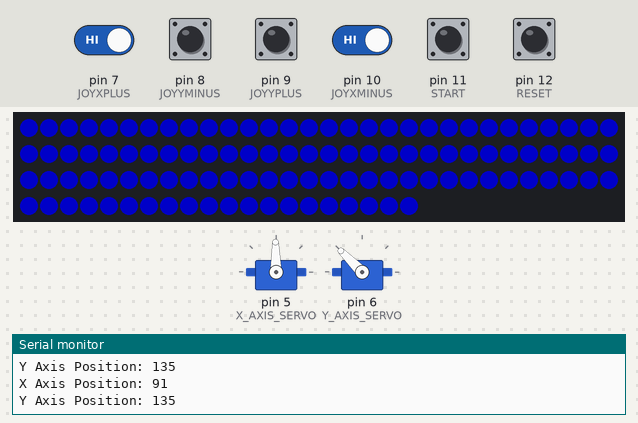
Bench run of a sketch on a simulated Arduino Uno, built with avr-gcc and run on an emulated ATmega328P. On the bench: 2 × servo, 110 RGB LEDs in strip order, left to right, continuing on the next row, the last lines printed to the serial monitor. The inputs (shaded band) are chosen by the test bench; at power-on: pin 7 (JOYXPLUS), pin 8 (JOYYMINUS), pin 9 (JOYYPLUS), pin 10 (JOYXMINUS) HIGH, pin 11 (START), pin 12 (RESET) LOW. Dim RGB values are drawn brighter than linear.

Above: at 4.2 s.
4.3 s: pin 11 (START) pulled HIGH for 0.15 s
At 4.38 s:
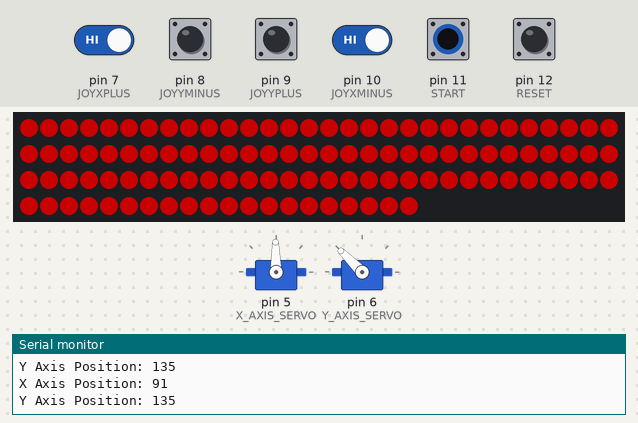
5.9 s: pin 7 (JOYXPLUS) driven LOW
At 6.75 s:
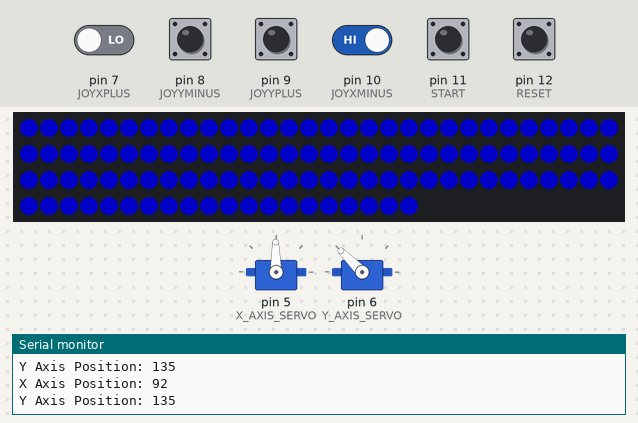
8.4 s: pin 12 (RESET) pulled HIGH for 1 s
10.9 s: pin 11 (START) pulled HIGH for 1 s
At 11.3 s:
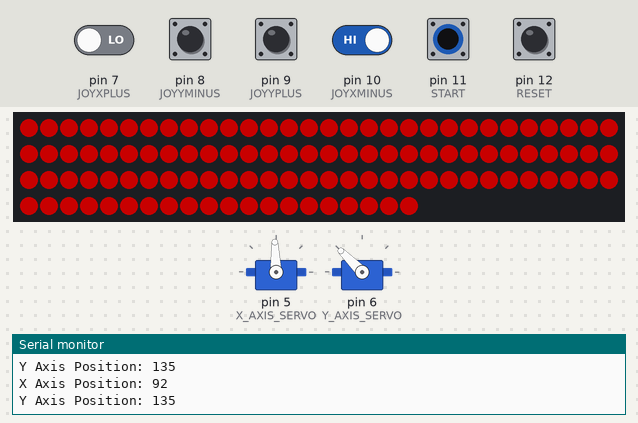
14.9 s: pin 10 (JOYXMINUS) driven LOW
17.6 s: pin 12 (RESET) pulled HIGH for 1 s
Timing chart, 0 to 22.6 s (numbered marks = the images above; inputs shaded):
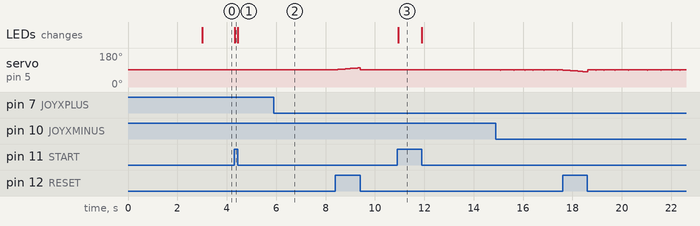

Measured:
- after the input at 4.3 s, the LEDs: change at once (image 1)
- after the input at 5.9 s, servo on pin 5 (X_AXIS_SERVO): 91° → 92° after 0.41 s, then repeats every 0.44 s: 91° 0.10 s, 92° 0.01 s, 91° 0.32 s, 92° 0.01 s
- after the input at 10.9 s, the LEDs: change after 0.05 s (image 3)

The sketch:

EEESatellite.ino
```cpp
/*
 * This is the firmware for the EEE Satellite Dish arcade game for the 2019 SELA exhibition at GUTS. This game lets users control
 * the positioning of a Satellite Dish and align it with a Satellite dish on the moon inside the game cabinet to produce the best
 * signal strength. This game is partnered with the EEE Sine Waves game that has users match a set of AM Double Sideband Signals.
 *
 * AUTHOR: Sam Maxwell
 * DATE: 21/03/2019
 */

 //LIBRARIES
 #include <Servo.h>
 #include <FastLED.h>

 //OBJECTS
 Servo xAxisServo;
 Servo yAxisServo;

 //DEFINITIONS
 //LED Definitions
 #define NUM_LEDS 110
 #define LED_PIN 2
 #define LED_TYPE    WS2811
 #define COLOR_ORDER GRB
 #define MAX_BRIGHTNESS  100

 //Servo Definitions
 #define X_AXIS_SERVO 5
 #define Y_AXIS_SERVO 6
 #define X_AXIS_MIN 78
 #define X_AXIS_MAX 105
 #define Y_AXIS_MIN 120
 #define Y_AXIS_MAX 150

 //Button Definitions
 #define START 11
 #define RESET 12
 #define JOYXPLUS 7
 #define JOYXMINUS 10
 #define JOYYPLUS 9
 #define JOYYMINUS 8

 //Game Definitions
 #define TARGET_X_VAL 80
 #define TARGET_Y_VAL 141

 //VARIABLES
 //Servo Variables
 int xAxisServoPosition = int((X_AXIS_MAX - X_AXIS_MIN) / 2);
 int yAxisServoPosition = int((Y_AXIS_MAX - Y_AXIS_MIN) / 2);

 //LED Variables
 CRGB ledArray[NUM_LEDS];
 CRGBPalette16 currentPalette;
 TBlendType currentBlending;

 //Game Variables
 bool gameFinished = false;
 bool gameReset = false;

 //FUNCTIONS
 //SWITCH FUNCTIONS
 //Function used to read the state of one of the game switches
 bool readSwitch(int pinNumber){
  bool switchState = digitalRead(pinNumber);
  return switchState;
 }

 //Function used to read the state of the start button
 bool readStartButton(){
  return !readSwitch(START);
 }

 //Function used to read the state of the reset button
 bool readResetButton(){
  return !readSwitch(RESET);
 }

 //Function used to read the state of the Joystick, returns value from 1 to 4 (1 = UP, 2 = RIGHT, 3 = DOWN, 4 = LEFT)
 int readJoystick(){
  int joyVal = 0;

  //If the Switch is Up
  if (!readSwitch(JOYYPLUS)){
    joyVal = 1;
  }

  //If the Switch is Down
  if (!readSwitch(JOYYMINUS)){
    joyVal = 3;
  }

  //If the Switch is Left
  if (!readSwitch(JOYXPLUS)){
    joyVal = 4;
  }

  //If the Switch is Right
  if (!readSwitch(JOYXMINUS)){
    joyVal = 2;
  }

  return joyVal;
 }

 //Function to decode the Joystick value to a Servo Position Increase or Decrease
 void decodeJoystickVal(int joyVal){
  switch(joyVal){
    case 3:
      if(yAxisServoPosition < Y_AXIS_MAX){
        yAxisServoPosition += 1;
      }
      break;
    case 2:
      if(xAxisServoPosition > X_AXIS_MIN){
        xAxisServoPosition -= 1;
      }
      break;
    case 1:
      if(yAxisServoPosition > Y_AXIS_MIN){
        yAxisServoPosition -= 1;
      }
      break;
    case 4:
      if(xAxisServoPosition < X_AXIS_MAX){
        xAxisServoPosition += 1;
      }
      break;
    default:
      break;
  }
 }

 //LED CONTROL FUNCTIONS
 //Function used to fill LEDs a Specific Colour
 void fillLEDsFromColour(CRGB::HTMLColorCode ledColour){
  for(int ledIndex = 0; ledIndex < NUM_LEDS; ledIndex++){
    ledArray[ledIndex] = ledColour;
  }

  FastLED.show();
 }

 //Function used to fill the current LED Colours from the currently selected Colour Pallete
 void fillLEDsFromPaletteColors(int colorIndex){
    for(int ledIndex = 0; ledIndex < NUM_LEDS; ledIndex++) {
        ledArray[ledIndex] = ColorFromPalette(currentPalette, colorIndex, MAX_BRIGHTNESS, currentBlending);
        colorIndex += 3;
    }
 }

 //Function used to fill the current LEDs Blue
 void fillLEDsBlue(){
    fillLEDsFromColour(CRGB::Blue);
 }

 //Function used to fill the current LEDs Green
 void fillLEDsGreen(){
    fillLEDsFromColour(CRGB::Green);
 }

 //GAME FUNCTIONS
 bool satelliteAlligned(){
  bool satelliteAllignedCorrectly = false;

  if(xAxisServoPosition == TARGET_X_VAL && yAxisServoPosition == TARGET_Y_VAL){
    satelliteAllignedCorrectly = true;
  }

  return satelliteAllignedCorrectly;
 }

 //MAIN CODE
 void setup(){
  //Power Up Safety Delay
  delay(2000);

  //Setting up digital pin settings
  pinMode(START, INPUT);
  pinMode(RESET, INPUT);
  pinMode(JOYXPLUS, INPUT);
  pinMode(JOYXMINUS, INPUT);
  pinMode(JOYYPLUS, INPUT);
  pinMode(JOYYMINUS, INPUT);

  //Setting up the Serial Monitor
  Serial.begin(9600);
  Serial.println("Program Starting");

  //Setting up the LED String
  FastLED.addLeds<LED_TYPE, LED_PIN, COLOR_ORDER>(ledArray, NUM_LEDS).setCorrection( TypicalLEDStrip );
  FastLED.setBrightness(MAX_BRIGHTNESS);

  //Setting up the Servo Controls
  xAxisServo.attach(X_AXIS_SERVO);
  yAxisServo.attach(Y_AXIS_SERVO);

  //Centering the Servos
  xAxisServo.write(int((X_AXIS_MAX - X_AXIS_MIN) / 2 + X_AXIS_MIN));
  yAxisServo.write(int((Y_AXIS_MAX - Y_AXIS_MIN) / 2 + Y_AXIS_MIN));

  delay(1000);
 }

 void loop(){
  //ATTRACTION MODE
  fillLEDsFromColour(CRGB::Red);

  //Waiting until User wants to start game
  while(readStartButton() == false){
  }

  //GAME START
  //Resetting the Game State
  gameFinished = false;
  gameReset = false;

  //Recentering the Game Servos
  xAxisServoPosition = int((X_AXIS_MAX - X_AXIS_MIN) / 2 + X_AXIS_MIN);
  yAxisServoPosition = int((Y_AXIS_MAX - Y_AXIS_MIN) / 2 + Y_AXIS_MIN);
  xAxisServo.write(xAxisServoPosition);
  yAxisServo.write(yAxisServoPosition);

  //Setting the LEDs to bright Blue
  fillLEDsBlue();

  //Beginning the main game loop
  while(gameFinished == false && gameReset == false){
    //Reading the value of the Joystick
    int joyVal = readJoystick();

    //Decoding the value of the Joystick into a change in Servo Value
    decodeJoystickVal(joyVal);
    delay(100);

    //Setting the new position of the Servos
    xAxisServo.write(xAxisServoPosition);
    yAxisServo.write(yAxisServoPosition);

    //Checking if the current servo position is correct
    gameFinished = satelliteAlligned();

    //Checking if the game needs to be Reset
    if(readResetButton()){
      gameReset = true;
    }

    //Printing the current position
    Serial.print("X Axis Position: ");
    Serial.println(xAxisServoPosition);
    Serial.print("Y Axis Position: ");
    Serial.println(yAxisServoPosition);
  }

  //Showing the user has won, if they have
  if(gameFinished){
    fillLEDsGreen();
    delay(3000);
  }
 }
```
